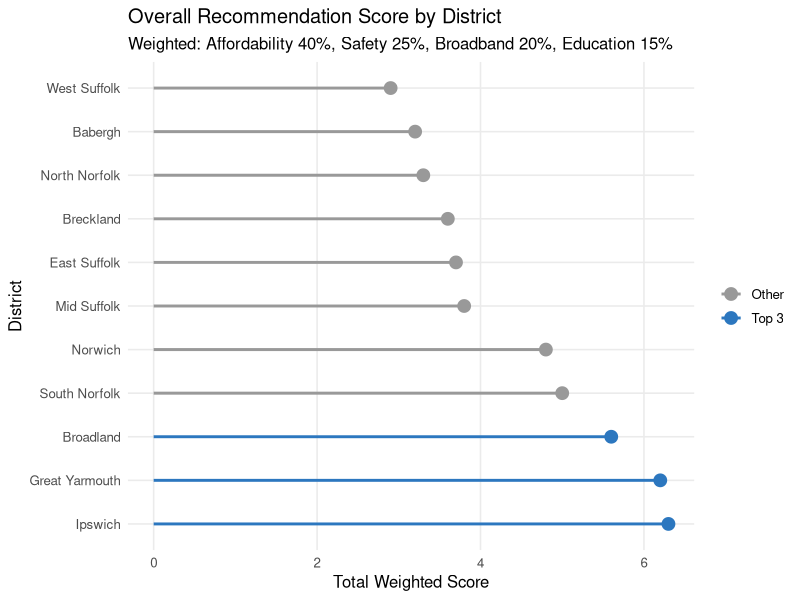
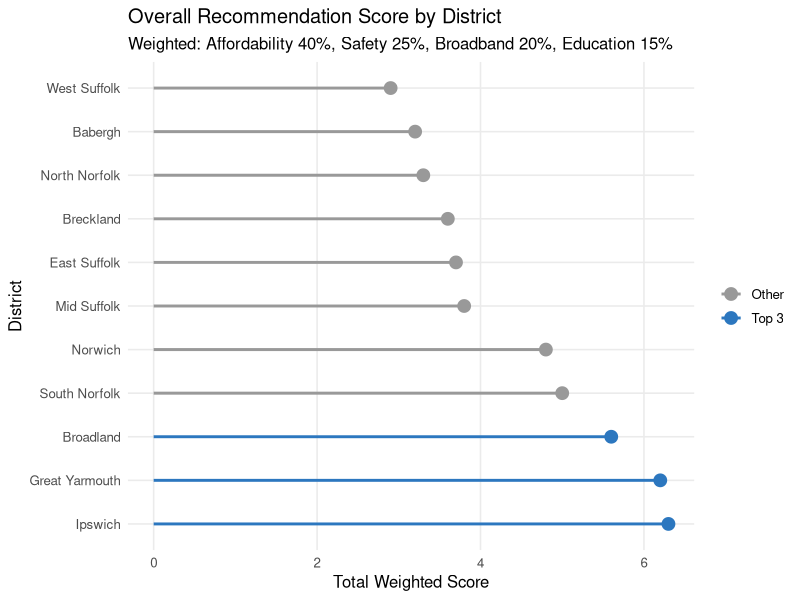

R code for these plots, in order:
library(ggplot2)
library(dplyr)

# Build the scores data frame
# Replace these with your exact model_comparison / recommendation table values
# before submission - these are read approximately off Figure 32's axis
df_scores = data.frame(
  district = c("Ipswich", "Great Yarmouth", "Broadland", "South Norfolk",
               "Norwich", "Mid Suffolk", "East Suffolk", "Breckland",
               "North Norfolk", "Babergh", "West Suffolk"),
  total_score = c(6.3, 6.2, 5.6, 5.0, 4.8, 3.8, 3.7, 3.6, 3.3, 3.2, 2.9)
)

# Order and flag top 3
df_scores = df_scores %>%
  arrange(desc(total_score)) %>%
  mutate(
    district = factor(district, levels = district),
    highlight = ifelse(district %in% c("Ipswich", "Great Yarmouth", "Broadland"),
                       "Top 3", "Other")
  )

# Figure 33: Overall Recommendation Score by District (lollipop chart)
ggplot(df_scores, aes(x = total_score, y = district, color = highlight)) +
  geom_segment(aes(x = 0, xend = total_score, y = district, yend = district),
               linewidth = 1) +
  geom_point(size = 4) +
  scale_color_manual(values = c("Top 3" = "#2C77BF", "Other" = "grey60")) +
  labs(
    title = "Overall Recommendation Score by District",
    subtitle = "Weighted: Affordability 40%, Safety 25%, Broadband 20%, Education 15%",
    x = "Total Weighted Score", y = "District", color = NULL
  ) +
  theme_minimal(base_size = 12) +
  theme(panel.grid.minor = element_blank())

ggsave("fig33_overall_score.png", width = 8, height = 6, dpi = 300)
